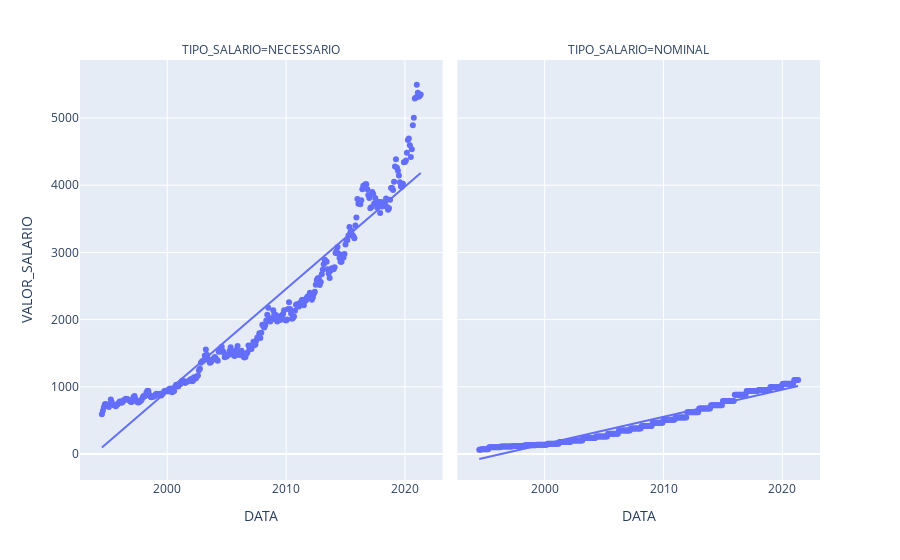
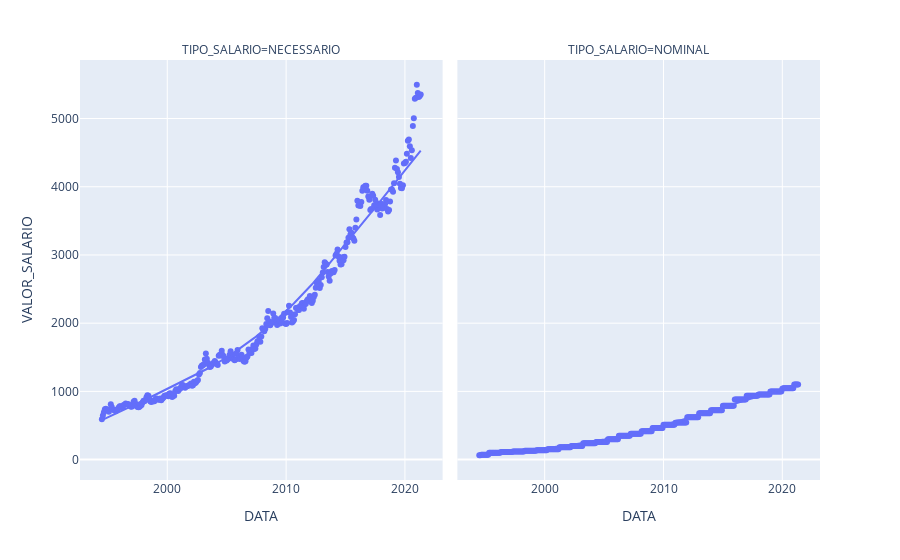

Notebook cell for these charts, in order:
### Code cell
fig = px.scatter(dieese_salario_granulado, x="DATA", y="VALOR_SALARIO", facet_col="TIPO_SALARIO", trendline="ols")
fig.show()

results = px.get_trendline_results(fig)
print(results)

fig = px.scatter(dieese_salario_granulado, x="DATA", y="VALOR_SALARIO", facet_col="TIPO_SALARIO", trendline="lowess")
fig.show()

results = px.get_trendline_results(fig)
print(results)

### Figure 1 — Plotly figure (JSON) as saved in the notebook; plotly's stock layout.template omitted (floating-point values rounded to 4 significant figures; data arrays with more than 128 entries replaced by an {"elided": "..."} marker saying what was removed)
{"data": [{"hovertemplate": "TIPO_SALARIO=NECESSARIO<br>DATA=%{x}<br>VALOR_SALARIO=%{y}<extra></extra>", "legendgroup": "", "marker": {"color": "#636efa", "symbol": "circle"}, "mode": "markers", "name": "", "orientation": "v", "showlegend": false, "type": "scatter", "x": {"elided": "323 str values"}, "xaxis": "x", "y": {"elided": "323 int values"}, "yaxis": "y"}, {"hovertemplate": "<b>OLS trendline</b><br>VALOR_SALARIO = 4.82235e-06 * DATA + -3629.85<br>R<sup>2</sup>=0.917714<br><br>TIPO_SALARIO=NECESSARIO<br>DATA=%{x}<br>VALOR_SALARIO=%{y} <b>(trend)</b><extra></extra>", "legendgroup": "", "marker": {"color": "#636efa", "symbol": "circle"}, "mode": "lines", "name": "", "showlegend": false, "type": "scatter", "x": {"elided": "323 str values"}, "xaxis": "x", "y": {"elided": "323 float values"}, "yaxis": "y"}, {"hovertemplate": "TIPO_SALARIO=NOMINAL<br>DATA=%{x}<br>VALOR_SALARIO=%{y}<extra></extra>", "legendgroup": "", "marker": {"color": "#636efa", "symbol": "circle"}, "mode": "markers", "name": "", "orientation": "v", "showlegend": false, "type": "scatter", "x": {"elided": "323 str values"}, "xaxis": "x2", "y": {"elided": "323 int values"}, "yaxis": "y2"}, {"hovertemplate": "<b>OLS trendline</b><br>VALOR_SALARIO = 1.28196e-06 * DATA + -1065.25<br>R<sup>2</sup>=0.955173<br><br>TIPO_SALARIO=NOMINAL<br>DATA=%{x}<br>VALOR_SALARIO=%{y} <b>(trend)</b><extra></extra>", "legendgroup": "", "marker": {"color": "#636efa", "symbol": "circle"}, "mode": "lines", "name": "", "showlegend": false, "type": "scatter", "x": {"elided": "323 str values"}, "xaxis": "x2", "y": {"elided": "323 float values"}, "yaxis": "y2"}], "layout": {"annotations": [{"font": {}, "showarrow": false, "text": "TIPO_SALARIO=NECESSARIO", "x": 0.245, "xanchor": "center", "xref": "paper", "y": 1, "yanchor": "bottom", "yref": "paper"}, {"font": {}, "showarrow": false, "text": "TIPO_SALARIO=NOMINAL", "x": 0.755, "xanchor": "center", "xref": "paper", "y": 1, "yanchor": "bottom", "yref": "paper"}], "legend": {"tracegroupgap": 0}, "margin": {"t": 60}, "xaxis": {"anchor": "y", "domain": [0, 0.49], "title": {"text": "DATA"}}, "xaxis2": {"anchor": "y2", "domain": [0.51, 1], "matches": "x", "title": {"text": "DATA"}}, "yaxis": {"anchor": "x", "domain": [0, 1], "title": {"text": "VALOR_SALARIO"}}, "yaxis2": {"anchor": "x2", "domain": [0, 1], "matches": "y", "showticklabels": false}}}

### Figure 2 — Plotly figure (JSON) as saved in the notebook; plotly's stock layout.template omitted (floating-point values rounded to 4 significant figures; data arrays with more than 128 entries replaced by an {"elided": "..."} marker saying what was removed)
{"data": [{"hovertemplate": "TIPO_SALARIO=NECESSARIO<br>DATA=%{x}<br>VALOR_SALARIO=%{y}<extra></extra>", "legendgroup": "", "marker": {"color": "#636efa", "symbol": "circle"}, "mode": "markers", "name": "", "orientation": "v", "showlegend": false, "type": "scatter", "x": {"elided": "323 str values"}, "xaxis": "x", "y": {"elided": "323 int values"}, "yaxis": "y"}, {"hovertemplate": "<b>LOWESS trendline</b><br><br>TIPO_SALARIO=NECESSARIO<br>DATA=%{x}<br>VALOR_SALARIO=%{y} <b>(trend)</b><extra></extra>", "legendgroup": "", "marker": {"color": "#636efa", "symbol": "circle"}, "mode": "lines", "name": "", "showlegend": false, "type": "scatter", "x": {"elided": "323 str values"}, "xaxis": "x", "y": {"elided": "323 float values"}, "yaxis": "y"}, {"hovertemplate": "TIPO_SALARIO=NOMINAL<br>DATA=%{x}<br>VALOR_SALARIO=%{y}<extra></extra>", "legendgroup": "", "marker": {"color": "#636efa", "symbol": "circle"}, "mode": "markers", "name": "", "orientation": "v", "showlegend": false, "type": "scatter", "x": {"elided": "323 str values"}, "xaxis": "x2", "y": {"elided": "323 int values"}, "yaxis": "y2"}, {"hovertemplate": "<b>LOWESS trendline</b><br><br>TIPO_SALARIO=NOMINAL<br>DATA=%{x}<br>VALOR_SALARIO=%{y} <b>(trend)</b><extra></extra>", "legendgroup": "", "marker": {"color": "#636efa", "symbol": "circle"}, "mode": "lines", "name": "", "showlegend": false, "type": "scatter", "x": {"elided": "323 str values"}, "xaxis": "x2", "y": {"elided": "323 float values"}, "yaxis": "y2"}], "layout": {"annotations": [{"font": {}, "showarrow": false, "text": "TIPO_SALARIO=NECESSARIO", "x": 0.245, "xanchor": "center", "xref": "paper", "y": 1, "yanchor": "bottom", "yref": "paper"}, {"font": {}, "showarrow": false, "text": "TIPO_SALARIO=NOMINAL", "x": 0.755, "xanchor": "center", "xref": "paper", "y": 1, "yanchor": "bottom", "yref": "paper"}], "legend": {"tracegroupgap": 0}, "margin": {"t": 60}, "xaxis": {"anchor": "y", "domain": [0, 0.49], "title": {"text": "DATA"}}, "xaxis2": {"anchor": "y2", "domain": [0.51, 1], "matches": "x", "title": {"text": "DATA"}}, "yaxis": {"anchor": "x", "domain": [0, 1], "title": {"text": "VALOR_SALARIO"}}, "yaxis2": {"anchor": "x2", "domain": [0, 1], "matches": "y", "showticklabels": false}}}
